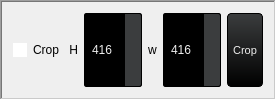
              <widget class="QFrame" name="frame_17">
               <property name="sizePolicy">
                <sizepolicy hsizetype="Preferred" vsizetype="Preferred">
                 <horstretch>0</horstretch>
                 <verstretch>0</verstretch>
                </sizepolicy>
               </property>
               <property name="styleSheet">
                <string notr="true"/>
               </property>
               <property name="frameShape">
                <enum>QFrame::WinPanel</enum>
               </property>
               <property name="frameShadow">
                <enum>QFrame::Sunken</enum>
               </property>
               <layout class="QHBoxLayout" name="horizontalLayout_19">
                <item>
                 <widget class="QCheckBox" name="crop_true">
                  <property name="sizePolicy">
                   <sizepolicy hsizetype="Preferred" vsizetype="Preferred">
                    <horstretch>0</horstretch>
                    <verstretch>0</verstretch>
                   </sizepolicy>
                  </property>
                  <property name="minimumSize">
                   <size>
                    <width>0</width>
                    <height>0</height>
                   </size>
                  </property>
                  <property name="styleSheet">
                   <string notr="true">QCheckBox {
    background-color: transparent;
    color: black;
    border: none;
    border-radius: 50%;
 
}

QCheckBox::indicator {
    background-color: white;
    color: black;
    border-radius: 50%;
}

QCheckBox::indicator:hover {
    background-color: orange;
}

QCheckBox::indicator:checked {
    background-color: #ff0800;
}</string>
                  </property>
                  <property name="text">
                   <string>Crop</string>
                  </property>
                 </widget>
                </item>
                <item>
                 <widget class="QLabel" name="label_57">
                  <property name="maximumSize">
                   <size>
                    <width>16777215</width>
                    <height>16777215</height>
                   </size>
                  </property>
                  <property name="text">
                   <string> H</string>
                  </property>
                 </widget>
                </item>
                <item>
                 <widget class="QSpinBox" name="crop_height">
                  <property name="sizePolicy">
                   <sizepolicy hsizetype="Preferred" vsizetype="Preferred">
                    <horstretch>0</horstretch>
                    <verstretch>0</verstretch>
                   </sizepolicy>
                  </property>
                  <property name="maximumSize">
                   <size>
                    <width>16777215</width>
                    <height>16777215</height>
                   </size>
                  </property>
                  <property name="styleSheet">
                   <string notr="true">QSpinBox, QDoubleSpinBox, QDateTimeEdit {
    background-color: rgb(0, 0, 0) /*bg_gen*/;
    color: rgb(238, 238, 238) /*txt*/;
    border: 1px solid #000;
    padding: 3px;
    padding-left: 5px;
    border-radius: 2px;
}

QDoubleSpinBox::up-button, QSpinBox::up-button, QDateTimeEdit::up-button {
    border-top-right-radius: 2px;
    background-color: rgb(59, 61, 62) /*bg_alt*/;
    width: 16px;
    border-width: 1px;
}

QDoubleSpinBox::up-button:hover, QSpinBox::up-button:hover, QDateTimeEdit::up-button:hover {
    background-color: orange;
}

QDoubleSpinBox::up-button:pressed, QSpinBox::up-button:pressed, QDateTimeEdit::up-button:pressed {
    background-color: red;
}

QDoubleSpinBox::up-arrow, QSpinBox::up-arrow, QDateTimeEdit::up-arrow {
    image: url(:/16x16/icons/16x16/up.gif);
    width: 7px;
    height: 7px;
}

QDoubleSpinBox::down-button, QSpinBox::down-button, QDateTimeEdit::down-button {
    border-bottom-right-radius: 2px;
    background-color: rgb(59, 61, 62) /*bg_alt*/;
    width: 16px;
    border-width: 1px;
}

QDoubleSpinBox::down-button:hover, QSpinBox::down-button:hover, QDateTimeEdit::down-button:hover {
    background-color: orange;
}

QDoubleSpinBox::down-button:pressed, QSpinBox::down-button:pressed, QDateTimeEdit::down-button:pressed {
    background-color: red;
}

QDoubleSpinBox::down-arrow, QSpinBox::down-arrow, QDateTimeEdit::down-arrow {
    image: url(:/16x16/icons/16x16/down.gif);
    width: 7px;
    height: 7px;
}</string>
                  </property>
                  <property name="minimum">
                   <number>32</number>
                  </property>
                  <property name="maximum">
                   <number>5000</number>
                  </property>
                  <property name="singleStep">
                   <number>32</number>
                  </property>
                  <property name="value">
                   <number>416</number>
                  </property>
                 </widget>
                </item>
                <item>
                 <widget class="QLabel" name="label_56">
                  <property name="maximumSize">
                   <size>
                    <width>16777215</width>
                    <height>16777215</height>
                   </size>
                  </property>
                  <property name="text">
                   <string>w</string>
                  </property>
                 </widget>
                </item>
                <item>
                 <widget class="QSpinBox" name="crop_width">
                  <property name="sizePolicy">
                   <sizepolicy hsizetype="Preferred" vsizetype="Preferred">
                    <horstretch>0</horstretch>
                    <verstretch>0</verstretch>
                   </sizepolicy>
                  </property>
                  <property name="maximumSize">
                   <size>
                    <width>16777215</width>
                    <height>16777215</height>
                   </size>
                  </property>
                  <property name="styleSheet">
                   <string notr="true">QSpinBox, QDoubleSpinBox, QDateTimeEdit {
    background-color: rgb(0, 0, 0) /*bg_gen*/;
    color: rgb(238, 238, 238) /*txt*/;
    border: 1px solid #000;
    padding: 3px;
    padding-left: 5px;
    border-radius: 2px;
}

QDoubleSpinBox::up-button, QSpinBox::up-button, QDateTimeEdit::up-button {
    border-top-right-radius: 2px;
    background-color: rgb(59, 61, 62) /*bg_alt*/;
    width: 16px;
    border-width: 1px;
}

QDoubleSpinBox::up-button:hover, QSpinBox::up-button:hover, QDateTimeEdit::up-button:hover {
    background-color: orange;
}

QDoubleSpinBox::up-button:pressed, QSpinBox::up-button:pressed, QDateTimeEdit::up-button:pressed {
    background-color: red;
}

QDoubleSpinBox::up-arrow, QSpinBox::up-arrow, QDateTimeEdit::up-arrow {
    image: url(:/16x16/icons/16x16/up.gif);
    width: 7px;
    height: 7px;
}

QDoubleSpinBox::down-button, QSpinBox::down-button, QDateTimeEdit::down-button {
    border-bottom-right-radius: 2px;
    background-color: rgb(59, 61, 62) /*bg_alt*/;
    width: 16px;
    border-width: 1px;
}

QDoubleSpinBox::down-button:hover, QSpinBox::down-button:hover, QDateTimeEdit::down-button:hover {
    background-color: orange;
}

QDoubleSpinBox::down-button:pressed, QSpinBox::down-button:pressed, QDateTimeEdit::down-button:pressed {
    background-color: red;
}

QDoubleSpinBox::down-arrow, QSpinBox::down-arrow, QDateTimeEdit::down-arrow {
    image: url(:/16x16/icons/16x16/down.gif);
    width: 7px;
    height: 7px;
}</string>
                  </property>
                  <property name="minimum">
                   <number>32</number>
                  </property>
                  <property name="maximum">
                   <number>5000</number>
                  </property>
                  <property name="singleStep">
                   <number>32</number>
                  </property>
                  <property name="value">
                   <number>416</number>
                  </property>
                 </widget>
                </item>
                <item>
                 <widget class="QPushButton" name="crop_all_button">
                  <property name="sizePolicy">
                   <sizepolicy hsizetype="Preferred" vsizetype="Preferred">
                    <horstretch>0</horstretch>
                    <verstretch>0</verstretch>
                   </sizepolicy>
                  </property>
                  <property name="minimumSize">
                   <size>
                    <width>0</width>
                    <height>0</height>
                   </size>
                  </property>
                  <property name="styleSheet">
                   <string notr="true">QPushButton {
    background-color: qlineargradient(spread:repeat, x1:1, y1:0, x2:1, y2:1, stop:0 rgb(59, 61, 62), stop:1 rgb(0, 0, 0));
    color: rgb(238, 238, 238);
  	font-size: 8pt;

    border-style: solid;
    border-width: 1px;
    border-radius: 4px;
    border-color: rgb(0, 0, 0);
    padding: 5px;
}

QPushButton:flat {
    background-color: transparent;
    border: none;
    color: rgb(238, 238, 238);
}

QPushButton:disabled {
    background-color: #404040;
    color: #656565;
    border-color: rgb(0, 0, 0);
}

QPushButton:hover {
    background-color: rgba(236, 157, 0, 51);
    border: 1px solid rgb(236, 157, 0);
}

QPushButton:pressed {
    background-color: qlineargradient(spread:repeat, x1:1, y1:0, x2:1, y2:1, stop:0 rgb(28, 28, 32), stop:1 rgb(0, 0, 0));
    border: 1px solid rgb(236, 157, 0);
}

QPushButton:checked {
    background-color: qlineargradient(spread:repeat, x1:1, y1:0, x2:1, y2:1, stop:0 rgb(28, 28, 32), stop:1 rgb(0, 0, 0));
    border: 1px solid #222;
}</string>
                  </property>
                  <property name="text">
                   <string>Crop</string>
                  </property>
                 </widget>
                </item>
               </layout>
              </widget>
